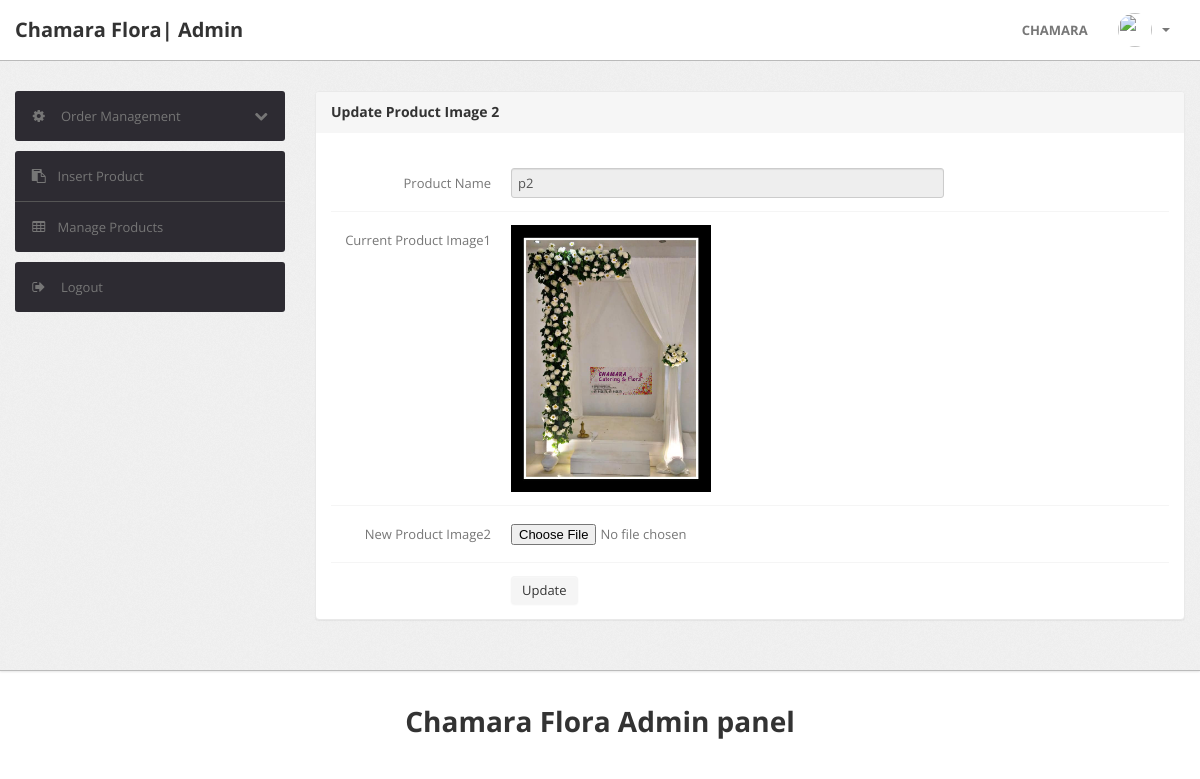
The app's page /admin/update-image2.php?id=33 (signed in) with its own data.
### tables this page shows
CREATE TABLE `products` (
  `id` int(11) NOT NULL,
  `category` int(11) NOT NULL,
  `subCategory` int(11) DEFAULT NULL,
  `productName` varchar(255) DEFAULT NULL,
  `productCompany` varchar(255) DEFAULT NULL,
  `productPrice` int(11) DEFAULT NULL,
  `productPriceBeforeDiscount` int(11) DEFAULT NULL,
  `productDescription` longtext DEFAULT NULL,
  `productImage1` varchar(255) DEFAULT NULL,
  `productImage2` varchar(255) DEFAULT NULL,
  `productImage3` varchar(255) DEFAULT NULL,
  `shippingCharge` int(11) DEFAULT NULL,
  `productAvailability` varchar(255) DEFAULT NULL,
  `postingDate` timestamp NULL DEFAULT current_timestamp(),
  `updationDate` varchar(255) DEFAULT NULL
);

### admin/update-image2.php (the view, shortened to what this page needs)
<?php
include('include/config.php');
if(strlen($_SESSION['alogin'])==0)
	{
header('location:index.php');
}
else{
	$pid=intval($_GET['id']);
?>
<!DOCTYPE html>
<html lang="en">
<head>
	<link type="text/css" href="bootstrap/css/bootstrap.min.css" rel="stylesheet">
	<link type="text/css" href="bootstrap/css/bootstrap-responsive.min.css" rel="stylesheet">
	<link type="text/css" href="css/theme.css" rel="stylesheet">
	<link type="text/css" href="images/icons/css/font-awesome.css" rel="stylesheet">
</head>
<body>
<?php include('include/header.php');?>
	<div class="wrapper">
		<div class="container">
			<div class="row">
<?php include('include/sidebar.php');?>
			<div class="span9">
					<div class="content">
						<div class="module">
							<div class="module-head">
								<h3>Update Product Image 2</h3>
							</div>
							<div class="module-body">
									<br />
			<form class="form-horizontal row-fluid" name="insertproduct" method="post" enctype="multipart/form-data">
<?php
$query=mysqli_query($con,"select productName,productImage2 from products where id='$pid'");
while($row=mysqli_fetch_array($query))
{
?>
<div class="control-group">
<label class="control-label" for="basicinput">Product Name</label>
<div class="controls">
<input type="text"    name="productName"  readonly value="<?php echo htmlentities($row['productName']);?>" class="span8 tip" required>
</div>
</div>
<div class="control-group">
<label class="control-label" for="basicinput">Current Product Image1</label>
<div class="controls">
<img src="productimages/<?php echo htmlentities($pid);?>/<?php echo htmlentities($row['productImage2']);?>" width="200" height="100">
</div>
</div>
<div class="control-group">
<label class="control-label" for="basicinput">New Product Image2</label>
<div class="controls">
<input type="file" name="productimage2" id="productimage2" value="" class="span8 tip" required>
</div>
</div>
<?php } ?>
	<div class="control-group">
											<div class="controls">
												<button type="submit" name="submit" class="btn">Update</button>
											</div>
										</div>
									</form>
							</div>
						</div>
					</div>
				</div>
			</div>
		</div>
	</div>
<?php include('include/footer.php');?>
</body>
<?php } ?>

### admin/css/theme.css (style rules this page uses)
body { font-size: 13px; font-family: 'Open Sans', Arial, sans-serif; background: #fff; color: #777 }
h1, h2, h3, h4, h5, h6 { color: #333; margin-top: 0 }
h3 { font-size: 20px }
.wrapper { background: url(../images/bg.png) #eee; border-bottom: 1px solid #bbb; -webkit-box-shadow: 0 1px 2px rgba(0,0,0,0.1); -moz-box-shadow: 0 1px 2px rgba(0,0,0,0.1); box-shadow: 0 1px 2px rgba(0,0,0,0.1); padding: 30px 0 }
form { margin: 0 }
select, textarea, input[type="text"], input[type="password"], input[type="datetime"], input[type="datetime-local"], input[type="date"], input[type="month"], input[type="time"], input[type="week"], input[type="number"], input[type="email"], input[type="url"], input[type="search"], input[type="tel"], input[type="color"], .uneditable-input, label, input, button, select, textarea { -webkit-border-radius: 3px; -moz-border-radius: 3px; border-radius: 3px; font-size: 13px; font-family: 'Open Sans', Tahoma, Arial, sans-serif }
.module { background: #fff; -webkit-border-radius: 3px; -moz-border-radius: 3px; border-radius: 3px; border: 1px solid #ccc; border-bottom-color: #bbb; -webkit-box-shadow: 0 0 1px rgba(0,0,0,0.2); -moz-box-shadow: 0 0 1px rgba(0,0,0,0.2); box-shadow: 0 0 1px rgba(0,0,0,0.2); margin-bottom: 30px }
.form-horizontal .control-group, .form-vertical .control-group { margin-bottom: 0 }
.form-horizontal .control-group+.control-group, .form-vertical .control-group+.control-group { margin-top: 13px; padding-top: 13px; border-top: 1px solid #f5f5f5 }
.btn, .btn-box { -webkit-border-radius: 3px; -moz-border-radius: 3px; border-radius: 3px }
.btn { font-size: 13px; font-weight: 600 }
.btn { display: inline-block; margin-bottom: 0; font-weight: 400; text-align: center; vertical-align: middle; cursor: pointer; background-image: none; border: 1px solid transparent; white-space: nowrap; padding: 4px 10px; font-size: 13px; line-height: 1.42857; border-radius: 4px; -webkit-user-select: none; -moz-user-select: none; -ms-user-select: none; user-select: none }
.module { box-shadow: 0 0 3px rgba(0,0,0,.1); border-color: #e9e9e9; margin-bottom: 20px; background-color: #fff; border-radius: 4px; -webkit-box-shadow: 0 1px 1px rgba(0,0,0,.05); box-shadow: 0 1px 1px rgba(0,0,0,.05); }
.module-head { color: #767676; background-color: #f6f6f6; border-color: #e9e9e9; padding: 10px 15px; border-bottom: 1px solid transparent; border-top-right-radius: 3px; border-top-left-radius: 3px; }
.module-head h3 { font-size: 14px; line-height: 20px; height: 20px; margin: 0 }
.module-body { padding: 15px }

### records on screen
products: productName "p2", productImage2 (picture)
